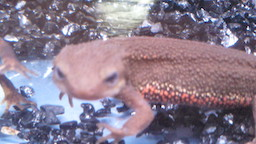
#> input picture assets/imori_1.jpg, 256 x 144 px
$ jupyter execute 'Random Clapping.ipynb'
#> lines starting #> are read from the running program, lines starting #| are printed output that depends on the picture; after the words box and inside, x2 and y2 are one past the last pixel; in counts of white or black regions, pixels touching at a corner belong together
#> further down, img is the input picture: shape (144, 256, 3); mean B, G, R 142.5, 124.8, 139.2
[cell 1]
import cv2
import numpy as np
from matplotlib import pyplot as plt

[cell 2]
np.random.seed(0)

[cell 3]
# get IoU overlap ratio
def iou(a, b):
    # get area of a
    area_a = (a[2] - a[0]) * (a[3] - a[1])
    # get area of b
    area_b = (b[2] - b[0]) * (b[3] - b[1])

    # get left top x of IoU
    iou_x1 = np.maximum(a[0], b[0])
    # get left top y of IoU
    iou_y1 = np.maximum(a[1], b[1])
    # get right bottom of IoU
    iou_x2 = np.minimum(a[2], b[2])
    # get right bottom of IoU
    iou_y2 = np.minimum(a[3], b[3])

    # get width of IoU
    iou_w = iou_x2 - iou_x1
    # get height of IoU
    iou_h = iou_y2 - iou_y1

    # get area of IoU
    area_iou = iou_w * iou_h
    # get overlap ratio between IoU and all area
    iou = area_iou / (area_a + area_b - area_iou)

    return iou

最終的にはイモリの顔か否かを判別する識別器を作りたい。そのためにはイモリの顔の画像とイモリの顔以外の画像が必要になる。それらを用意するためのプログラムを作成する。

そのためにはイモリの顔周辺を一枚の画像から切り抜く必要がある。 そこで一つの矩形を設定して(GT: Ground-truth, 正解と呼ぶ)、ランダムに切り抜いた矩形がGTとある程度重なっていれば、イモリの顔となる。

その重なり具合を計算するのが、IoU: Intersection over unionである。

[cell 4]
# crop and create database
def crop_bbox(img, gt, Crop_N=200, L=60, th=0.5):
    # get shape
#> called with gt = array of shape (4,), Crop_N = 200, L = 60, th = 0.5
    H, W, C = img.shape
#> H = 144; W = 256; C = 3

    # each crop
    for i in range(Crop_N):
        # get left top x of crop bounding box
        x1 = np.random.randint(W - L)
        # get left top y of crop bounding box
        y1 = np.random.randint(H - L)
        # get right bottom x of crop bounding box
        x2 = x1 + L
        # get right bottom y of crop bounding box
        y2 = y1 + L

        # crop bounding box
        crop = np.array((x1, y1, x2, y2))

        # get IoU between crop box and gt
        _iou = iou(gt, crop)

        # assign label
        if _iou >= th:
            cv2.rectangle(img, (x1, y1), (x2, y2), (0,0,255), 1)
            label = 1
        else:
            cv2.rectangle(img, (x1, y1), (x2, y2), (255,0,0), 1)
            label = 0
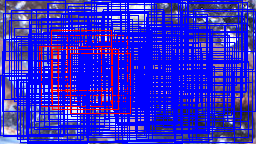
#> img: shape (144, 256, 3); mean B, G, R 204.8, 40.3, 52.3

    return img

[cell 5]
# read image
img = cv2.imread("../assets/imori_1.jpg")

# gt bounding box
gt = np.array((47, 41, 129, 103), dtype=np.float32)

# get crop bounding box
img = crop_bbox(img, gt)

# draw gt
cv2.rectangle(img, (gt[0], gt[1]), (gt[2], gt[3]), (0,255,0), 1)
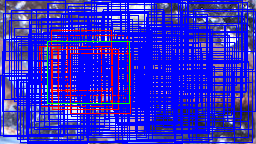
#> img: shape (144, 256, 3); 0.78% of pixels changed, all inside (x1, y1, x2, y2) = (47, 41, 130, 104)

plt.imshow(img[:,:,::-1])

$ run again, with assets/blox.jpg copied over assets/imori_1.jpg
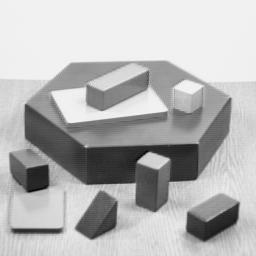
#> input picture assets/blox.jpg, 256 x 256 px
#> img is the input picture: shape (256, 256, 3); min 0, max 252, mean 182.8
#> after the loop in crop_bbox, `for i in range(Crop_N):`:
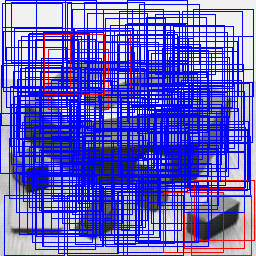
#> img: shape (256, 256, 3); mean B, G, R 218.1, 94.8, 100.8
#> `cv2.rectangle(img, (gt[0], gt[1]), (gt[2], gt[3]), (0,255,0), 1)`:
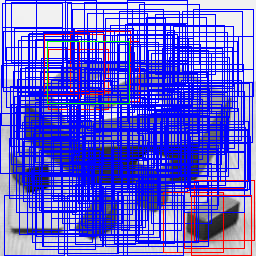
#> img: shape (256, 256, 3); 0.44% of pixels changed, all inside (x1, y1, x2, y2) = (47, 41, 130, 104)

$ run again, with assets/imori.jpg copied over assets/imori_1.jpg
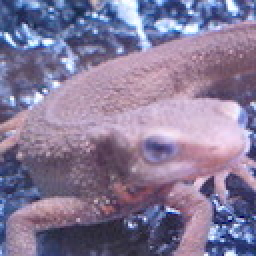
#> input picture assets/imori.jpg, 128 x 128 px (shown 2 times larger)
#> img is the input picture: shape (128, 128, 3); mean B, G, R 152.8, 121.8, 134.1
#> after the loop in crop_bbox, `for i in range(Crop_N):`:
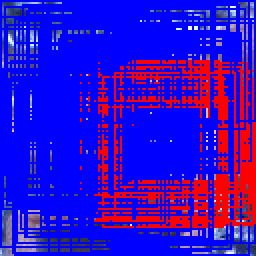
#> img: shape (128, 128, 3) (shown 2 times larger); mean B, G, R 203.7, 10.9, 51.2
#> `cv2.rectangle(img, (gt[0], gt[1]), (gt[2], gt[3]), (0,255,0), 1)`:
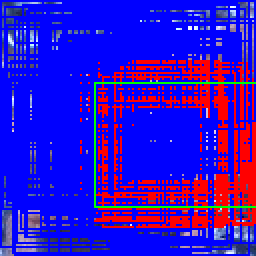
#> img: shape (128, 128, 3) (shown 2 times larger); 1.36% of pixels changed, all inside (x1, y1, x2, y2) = (47, 41, 128, 104)
